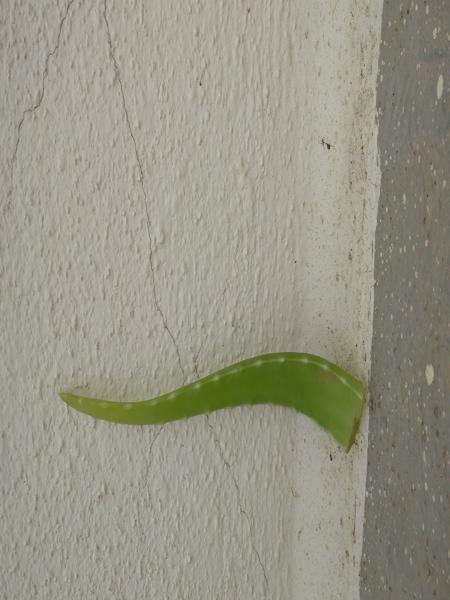
#> input picture 28.jpg, 450 x 600 px
$ python backgroundremover.py
#> lines starting #> are read from the running program, lines starting #| are printed output that depends on the picture
import cv2
import numpy as np

img = cv2.imread("28.jpg")
#> img is the input picture: shape (600, 450, 3); mean B, G, R 134.5, 149.4, 151.4

mask = np.zeros(img.shape[:2], np.uint8)

bgdModel = np.zeros((1, 65), np.float64)
fgdModel = np.zeros((1, 65), np.float64)

# Rectangle around subject (adjust manually)
rect = (50, 50, img.shape[1]-100, img.shape[0]-100)
#> rect = (50, 50, 350, 500)

cv2.grabCut(img, mask, rect, bgdModel, fgdModel, 5, cv2.GC_INIT_WITH_RECT)

mask2 = np.where((mask==2)|(mask==0), 0, 1).astype('uint8')
img_fg = img * mask2[:, :, np.newaxis]
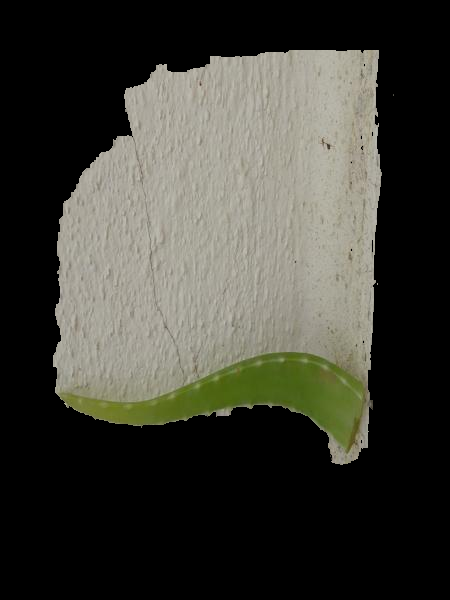
#> img_fg: shape (600, 450, 3); mean B, G, R 54.3, 62.2, 62.6

# White background
white_bg = np.ones_like(img) * 255
result = img_fg + white_bg * (1 - mask2[:, :, np.newaxis])
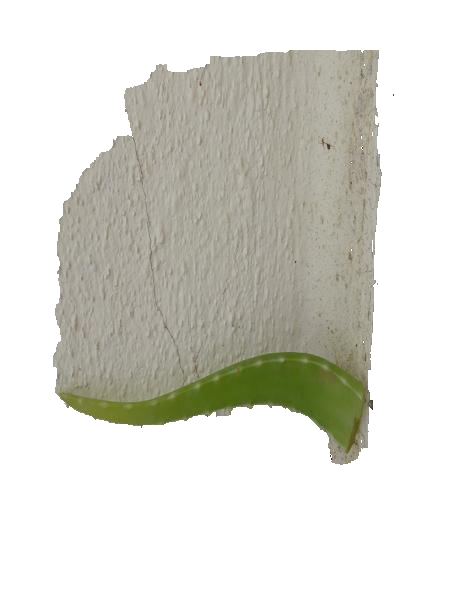
#> result: shape (600, 450, 3); mean B, G, R 207.8, 215.7, 216.1

cv2.imwrite("output_white_bg.jpg", result)
